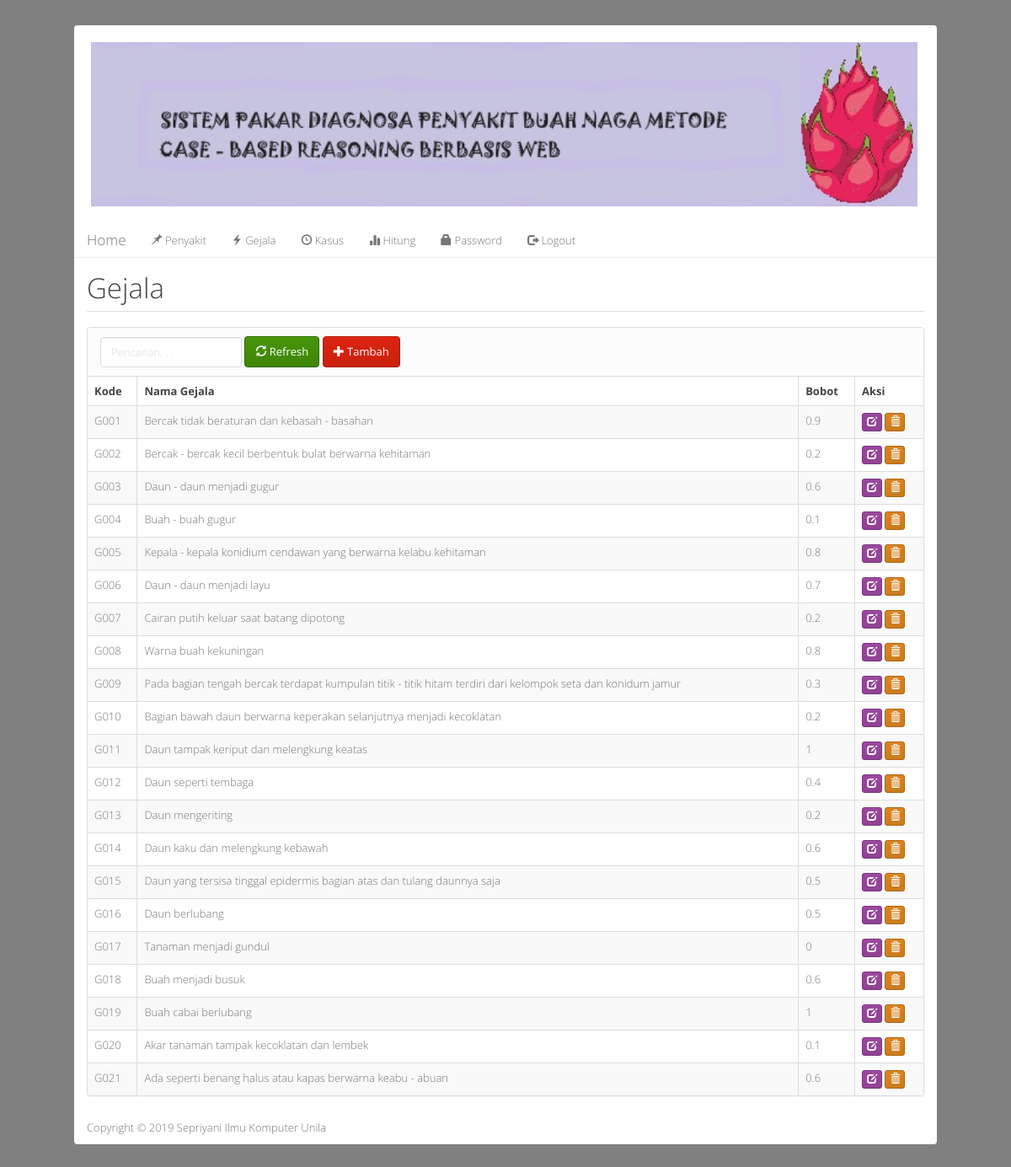
Screenshot of /index.php?m=gejala (signed in) with the database file from the repository.
### tables this page shows
CREATE TABLE `tb_gejala` (
  `kode_gejala` varchar(16) NOT NULL,
  `nama_gejala` varchar(255) NOT NULL DEFAULT '',
  `bobot` double NOT NULL DEFAULT '0',
  PRIMARY KEY (`kode_gejala`)
);

### config.php (called while the page is built)
<?php
$config["server"]='localhost';
$config["username"]='root';
$config["password"]='';
$config["database_name"]='cbr_bobot';

### functions.php (called while the page is built, shortened)
<?php
include'config.php';
include'includes/db.php';
$db = new DB($config['server'], $config['username'], $config['password'], $config['database_name']);
function esc_field($str){
    if (!get_magic_quotes_gpc())
        return addslashes($str);
    else
        return $str;
}

### includes/db.php (called while the page is built, shortened)
<?php
class DB{
    var $conn = null;
    public function __construct($host, $username, $passwd, $dbname){
        $this->conn = mysqli_connect($host, $username, $passwd, $dbname);
    }
    public function query($sql){
        $query = mysqli_query($this->conn, $sql) or die('<pre>Error mysqli_query: ' . mysqli_error($this->conn) . '<br />' . $sql . '</pre>');
        return $query;
    }
    public function get_results($sql){
        $query = $this->query($sql);
        $arr = array();
        while($row = mysqli_fetch_object($query)){
            $arr[] = $row;
        }
        return $arr;
    }
}

### gejala.php (the view, shortened to what this page needs)
<div class="page-header">
    <h1>Gejala</h1>
</div>
<div class="panel panel-default">
    <div class="panel-heading">
        <form class="form-inline">
            <div class="form-group">
                <input class="form-control" type="text" placeholder="Pencarian. . ." name="q" value="<?=$_GET['q']?>" />
            </div>
            <div class="form-group">
                <button class="btn btn-success"><span class="glyphicon glyphicon-refresh"></span> Refresh</button>
            </div>
            <div class="form-group">
                <a class="btn btn-primary" href="?m=gejala_tambah"><span class="glyphicon glyphicon-plus"></span> Tambah</a>
            </div>
        </form>
    </div>
    <table class="table table-bordered table-hover table-striped">
    <thead>
        <tr>
            <th>Kode</th>
            <th>Nama Gejala</th>
            <th>Bobot</th>
            <th>Aksi</th>
        </tr>
    </thead>
    <?php
    $q = esc_field($_GET['q']);
    $rows = $db->get_results("SELECT * FROM tb_gejala
    WHERE kode_gejala LIKE '%$q%' OR nama_gejala LIKE '%$q%'
    ORDER BY kode_gejala");
    foreach($rows as $row):?>
    <tr>
        <td><?=$row->kode_gejala ?></td>
        <td><?=$row->nama_gejala?></td>
        <td><?=$row->bobot?></td>
        <td class="nw">
            <a class="btn btn-xs btn-warning" href="?m=gejala_ubah&ID=<?=$row->kode_gejala?>"><span class="glyphicon glyphicon-edit"></span></a>
            <a class="btn btn-xs btn-danger" href="aksi.php?act=gejala_hapus&ID=<?=$row->kode_gejala?>" onclick="return confirm('Hapus data?')"><span class="glyphicon glyphicon-trash"></span></a>
        </td>
    </tr>
    <?php endforeach;
    ?>
    </table>
</div>

### assets/css/general.css (style rules this page uses)
.nw { white-space: nowrap; }
.page-header { margin-top: 0; padding-bottom: 0; }
.page-header h1 { margin-top: 0; }
body { background: gray; }

### rows the page displays
tb_gejala: kode_gejala "G001", nama_gejala "Bercak tidak beraturan dan kebasah - basahan", bobot "0.9"
tb_gejala: kode_gejala "G002", nama_gejala "Bercak - bercak kecil berbentuk bulat berwarna kehitaman", bobot "0.2"
tb_gejala: kode_gejala "G003", nama_gejala "Daun - daun menjadi gugur", bobot "0.6"
tb_gejala: kode_gejala "G004", nama_gejala "Buah - buah gugur", bobot "0.1"
tb_gejala: kode_gejala "G005", nama_gejala "Kepala - kepala konidium cendawan yang berwarna kelabu kehitaman", bobot "0.8"
tb_gejala: kode_gejala "G006", nama_gejala "Daun - daun menjadi layu", bobot "0.7"
tb_gejala: kode_gejala "G007", nama_gejala "Cairan putih keluar saat batang dipotong", bobot "0.2"
tb_gejala: kode_gejala "G008", nama_gejala "Warna buah kekuningan", bobot "0.8"
tb_gejala: kode_gejala "G009", nama_gejala "Pada bagian tengah bercak terdapat kumpulan titik - titik hitam terdiri dari kelompok seta dan konidum jamur", bobot "0.3"
tb_gejala: kode_gejala "G010", nama_gejala "Bagian bawah daun berwarna keperakan selanjutnya menjadi kecoklatan", bobot "0.2"
tb_gejala: kode_gejala "G011", nama_gejala "Daun tampak keriput dan melengkung keatas", bobot "1"
tb_gejala: kode_gejala "G012", nama_gejala "Daun seperti tembaga", bobot "0.4"
tb_gejala: kode_gejala "G013", nama_gejala "Daun mengeriting", bobot "0.2"
tb_gejala: kode_gejala "G014", nama_gejala "Daun kaku dan melengkung kebawah", bobot "0.6"
tb_gejala: kode_gejala "G015", nama_gejala "Daun yang tersisa tinggal epidermis bagian atas dan tulang daunnya saja", bobot "0.5"
tb_gejala: kode_gejala "G016", nama_gejala "Daun berlubang", bobot "0.5"
tb_gejala: kode_gejala "G017", nama_gejala "Tanaman menjadi gundul", bobot "0"
tb_gejala: kode_gejala "G018", nama_gejala "Buah menjadi busuk", bobot "0.6"
tb_gejala: kode_gejala "G019", nama_gejala "Buah cabai berlubang", bobot "1"
tb_gejala: kode_gejala "G020", nama_gejala "Akar tanaman tampak kecoklatan dan lembek", bobot "0.1"
tb_gejala: kode_gejala "G021", nama_gejala "Ada seperti benang halus atau kapas berwarna keabu - abuan", bobot "0.6"
